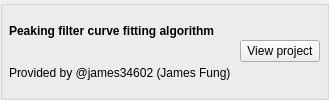
         <widget class="QGroupBox" name="groupBox">
          <property name="minimumSize">
           <size>
            <width>0</width>
            <height>50</height>
           </size>
          </property>
          <property name="title">
           <string/>
          </property>
          <property name="flat">
           <bool>false</bool>
          </property>
          <layout class="QHBoxLayout" name="horizontalLayout" stretch="10,1">
           <property name="spacing">
            <number>9</number>
           </property>
           <property name="leftMargin">
            <number>6</number>
           </property>
           <property name="topMargin">
            <number>3</number>
           </property>
           <property name="rightMargin">
            <number>6</number>
           </property>
           <property name="bottomMargin">
            <number>3</number>
           </property>
           <item>
            <layout class="QVBoxLayout" name="verticalLayout">
             <property name="spacing">
              <number>0</number>
             </property>
             <item>
              <widget class="QLabel" name="label">
               <property name="font">
                <font>
                 <weight>75</weight>
                 <bold>true</bold>
                </font>
               </property>
               <property name="text">
                <string>Peaking filter curve fitting algorithm</string>
               </property>
              </widget>
             </item>
             <item>
              <widget class="QLabel" name="label_2">
               <property name="text">
                <string>Provided by @james34602 (James Fung)</string>
               </property>
              </widget>
             </item>
            </layout>
           </item>
           <item>
            <widget class="QPushButton" name="projectLink">
             <property name="text">
              <string>View project</string>
             </property>
            </widget>
           </item>
          </layout>
         </widget>
